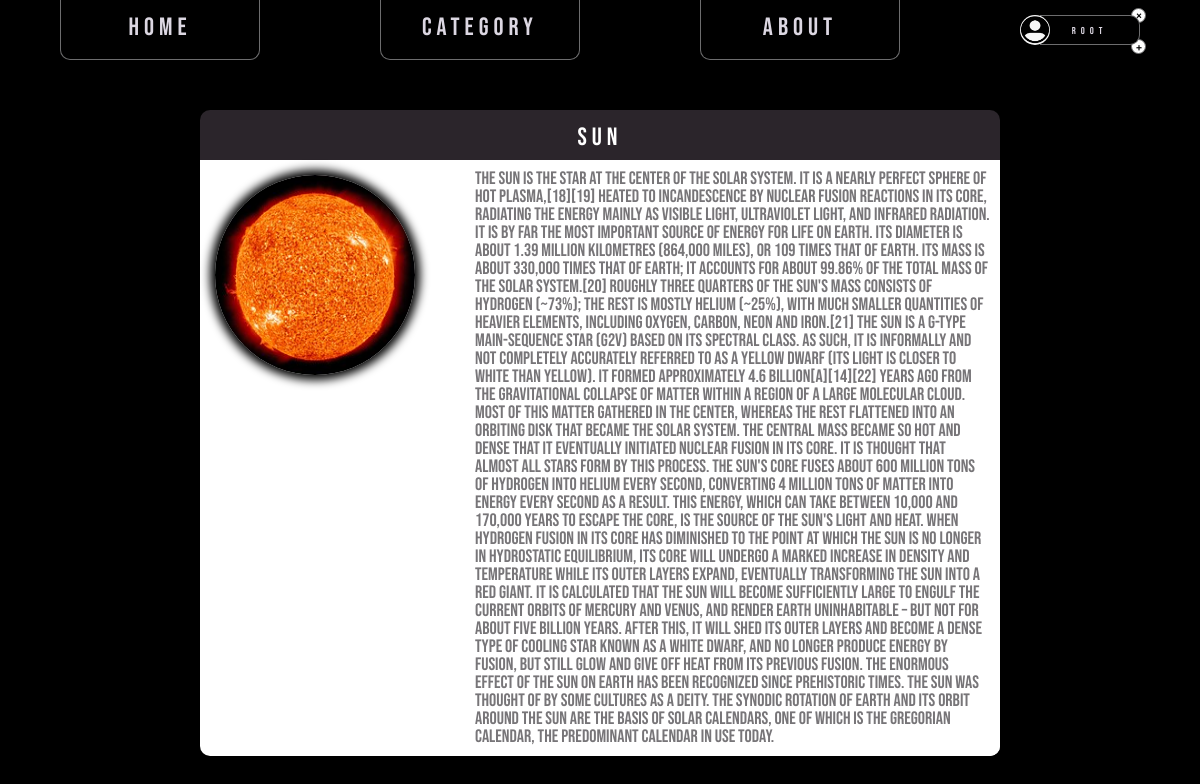
The page /category/info/sun/ (signed in) on the database its author committed.
### planets/models.py (models this page shows, shortened)
class Planets(models.Model):
    title = models.CharField(max_length=255)
    slug = models.SlugField(max_length=255, unique=True, db_index=True)
    content = models.TextField(blank=True)
    photo = models.ImageField(upload_to='photos/%Y/%m/%d/')
    is_published = models.BooleanField(default=True)
    cat = models.ForeignKey('Category', on_delete=models.PROTECT)

### planets/views.py (the view)
# urls.py: path('category/info/<slug:cos_slug>/', Show_post.as_view(), name='info'),
class Show_post(ListView):
    model = Planets
    template_name = 'planets/show_post.html'
    context_object_name = 'post'
    slug_url_kwarg = 'cos_slug'
    def get_queryset(self):
        return Planets.objects.filter(slug=self.kwargs['cos_slug'], is_published=True)
    def get_context_data(self, **kwargs):
        context = super().get_context_data(**kwargs)
        context['title'] = self.kwargs['cos_slug']
        context['menu'] = menu
        return context

### planets/templates/planets/show_post.html
{% extends 'planets/base.html' %}
{% block content %}
    {% for p in post %}
    <div class="content-post">
        <div class="content-post__planets">
            <div class="content-post__planets__name">{{ p.title }}</div>
            <div class="content-post__planets__info">
                <img class="content-post__planets__info content-post__planets__info_foto" src="{{ p.photo.url }}" alt="Sorry" width="200px" height="200px" />
                <div class="content-post__planets__info content-post__planets__info_cat-id">{{ p.content }}</div>
            </div>
        </div>
    </div>
    {% endfor %}
{% endblock %}

### planets/templates/planets/base.html (shortened to what this page needs)
{% load static %}
<!DOCTYPE html>
<html lang="ru">
<head>
    <link type="text/css" href="{% static 'planets/css/style.css' %}" rel="stylesheet" />
</head>
<body>
    <div class="menu">
        <ul class="menu__link">
            {% for m in menu%}
            <li>
                <a href="{% url m.url_name %}" class="menu__link menu__link_home">{{ m.title }}</a>
            </li>
            {% endfor %}
            {% if request.user.is_authenticated %}
            <li><a href="{% url 'logout' %}" class="menu__link__exit"><span class="menu__link__exit menu__link__exit_cross">×</span></a>
            <a href="{% url 'user' %}" class="menu__link__foto"><img class="menu__link__foto menu__link__foto_png" src="{% static 'planets/images/user.png' %}" alt="Sorry"/><span class="menu__link__foto menu__link__foto_text">{{ user.username }}</span></a>
            <a href="{% url 'add_page' %}" class="menu__link__add"><span class="menu__link__add menu__link__add_plus">+</span></a>
            {% endif %}
        </ul>
    </div>
    {% block content %}
    {% endblock %}
</body>
</html>

### planets/static/planets/css/style.css (style rules this page uses)
* { padding: 0; margin: 0; border: 0; }
*, *:before, *:after { -moz-box-sizing: border-box; -webkit-box-sizing: border-box; box-sizing: border-box; }
html, body { height: 100%; width: 100%; font-size: 100%; line-height: 1; font-size: 14px; -ms-text-size-adjust: 100%; -moz-text-size-adjust: 100%; -webkit-text-size-adjust: 100%; }
a, a:visited { text-decoration: none; }
ul li { list-style: none; }
img { vertical-align: top; }
body { background-color: black; }
.menu { -webkit-box-shadow: 0 0 10px 5px black; box-shadow: 0 0 10px 5px black; }
.menu__link { background-color: black; height: 60px; display: -webkit-box; display: -ms-flexbox; display: flex; -ms-flex-pack: distribute; justify-content: space-around; font-size: 25px; color: #ddd8e3fe; font-family: 'Bebas Neue'; letter-spacing: 5px; text-align: center; }
.menu__link_home { padding: 15px 0 0 0; width: 200px; border: 1px solid #6d6d6e; border-top: none; border-radius: 0 0 10px 10px; }
.menu__link__foto { display: -webkit-box; display: -ms-flexbox; display: flex; color: #ddd8e3fe; height: 30px; border-radius: 10px; }
.menu__link__foto_png { border-radius: 50%; border: none; width: 30px; height: 30px; position: relative; z-index: 2; }
.menu__link__foto_text { position: relative; z-index: 1; background-color: black; display: block; font-size: 10px; margin: 0 0 0 -10px; border: 1px solid #6d6d6e; border-left: none; padding: 10px 0 0 0; border-radius: 0 10px 10px 0; width: 100px; height: 30px; }
.menu__link__exit { display: block; width: 15px; height: 15px; margin-left: auto; position: relative; z-index: 0; left: 3px; top: 4px; }
.menu__link__exit_cross { color: black; font-size: 15px; border: 1px solid #6d6d6e; border-radius: 50%; padding: 0 0 0 4px; background-color: white; }
.menu__link__add { display: block; width: 15px; height: 15px; margin-left: auto; position: relative; z-index: 0; }
.menu__link__add_plus { color: black; font-size: 15px; border: 1px solid #6d6d6e; border-radius: 50%; padding: 1px 0 0 4px; background-color: white; left: 6px; bottom: 6px; }
.content-post { margin: 50px 200px 0 200px; }
.content-post__planets__name { color: white; background-color: #2b252b; height: 50px; text-align: center; padding: 15px 0 0 0; border-radius: 10px 10px 0 0; letter-spacing: 5px; font-family: 'Bebas Neue'; font-size: 25px; }
.content-post__planets__info { display: -webkit-box; display: -ms-flexbox; display: flex; border-radius: 0 0 10px 10px; background-color: white; }
.content-post__planets__info_cat-id { color: #777578; font-family: 'Bebas Neue'; padding: 10px; font-size: 18px; }
.content-post__planets__info_foto { margin: 15px 50px 0 15px; border-radius: 50%; -webkit-box-shadow: 0 0 10px 5px black; box-shadow: 0 0 10px 5px black; }

### rows shown on the page
Planets: title "Sun", photo (picture), content "The Sun is the star at the center of the Solar System. It is a nearly perfect sphere of hot plasma,[18][19] heated to incandescence by nuclear fusion reactions in its core, radiating the energy mainly as visible light, ultraviolet light, and infrared radiation. It is by far the most important source of energy for life on Earth. Its diameter is about 1.39 million kilometres (864,000 miles), or 109 times that of Earth. Its mass is about 330,000 times that of Earth; it accounts for about 99.86% of the total mass of the Solar System.[20] Roughly three quarters of the Sun's mass consists of hydrogen (~73%); the rest is mostly helium (~25%), with much smaller quantities of heavier elements,…"

### other values the page prints
{{ m.title }} "Home" "Category" "About"
{{ user.username }} "root"
